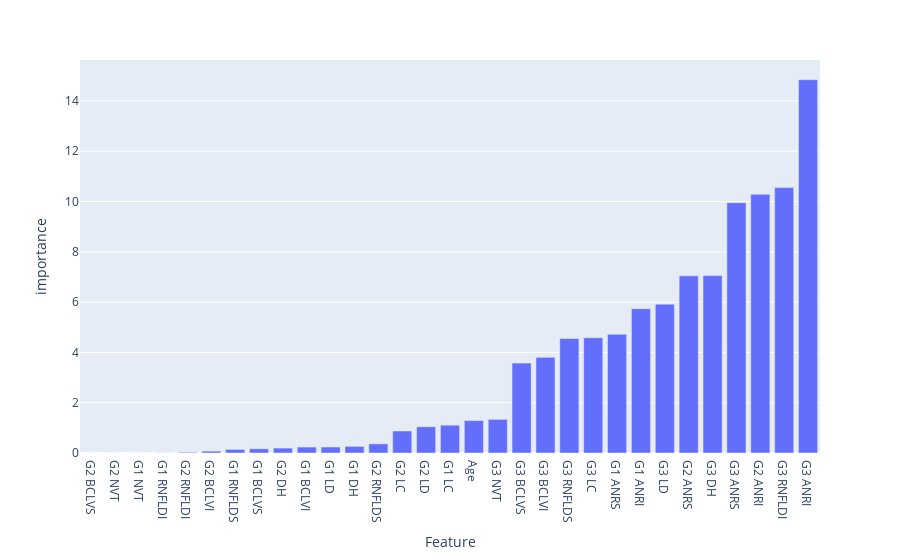

Source (notebook cell):
### Code cell
model,pred = get_catboost_importance(df.drop(['Label G1', 'Label G2',  'Label G3','Eye ID','Fellow Eye ID'],axis=1))

### Figure 1 — Plotly figure (JSON) as saved in the notebook; plotly's stock layout.template omitted (floating-point values rounded to 4 significant figures)
{"data": [{"alignmentgroup": "True", "hovertemplate": "Feature=%{x}<br>importance=%{y}<extra></extra>", "legendgroup": "", "marker": {"color": "#636efa", "pattern": {"shape": ""}}, "name": "", "offsetgroup": "", "orientation": "v", "showlegend": false, "textposition": "auto", "type": "bar", "x": ["G2 BCLVS", "G2 NVT", "G1 NVT", "G1 RNFLDI", "G2 RNFLDI", "G2 BCLVI", "G1 RNFLDS", "G1 BCLVS", "G2 DH", "G1 BCLVI", "G1 LD", "G1 DH", "G2 RNFLDS", "G2 LC", "G2 LD", "G1 LC", "Age", "G3 NVT", "G3 BCLVS", "G3 BCLVI", "G3 RNFLDS", "G3 LC", "G1 ANRS", "G1 ANRI", "G3 LD", "G2 ANRS", "G3 DH", "G3 ANRS", "G2 ANRI", "G3 RNFLDI", "G3 ANRI"], "xaxis": "x", "y": [0, 0, 0.0003028, 0.003966, 0.02718, 0.0748, 0.1424, 0.1682, 0.1959, 0.2363, 0.2374, 0.2627, 0.3636, 0.8759, 1.043, 1.106, 1.289, 1.338, 3.574, 3.803, 4.553, 4.583, 4.723, 5.738, 5.919, 7.044, 7.054, 9.954, 10.29, 10.55, 14.85], "yaxis": "y"}], "layout": {"barmode": "relative", "legend": {"tracegroupgap": 0}, "margin": {"t": 60}, "xaxis": {"anchor": "y", "domain": [0, 1], "title": {"text": "Feature"}}, "yaxis": {"anchor": "x", "domain": [0, 1], "title": {"text": "importance"}}}}
